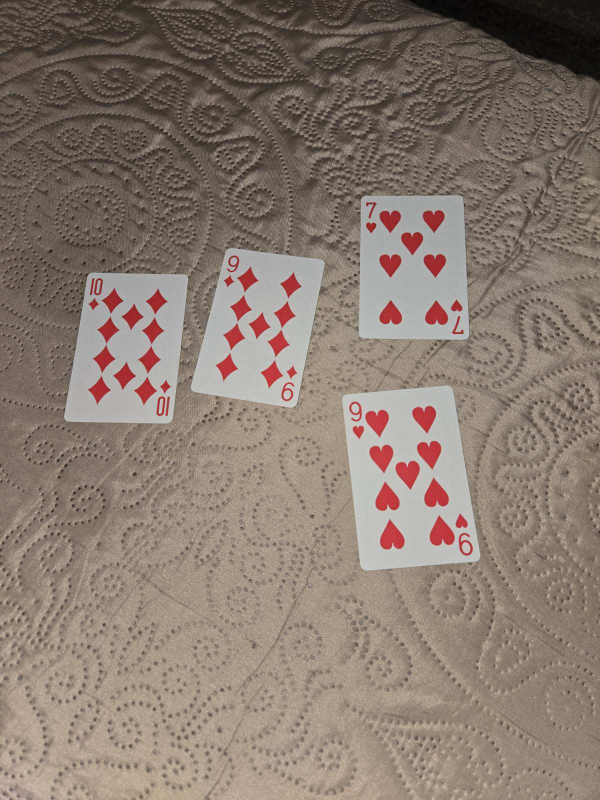
#> input picture test.jpg, 1200 x 1600 px (shown at 1/2 size)
$ python card_edge_detector.py test.jpg
#> lines starting #> are read from the running program, lines starting #| are printed output that depends on the picture; after the words box and inside, x2 and y2 are one past the last pixel; in counts of white or black regions, pixels touching at a corner belong together
from __future__ import annotations
import cv2
import numpy as np
from pathlib import Path
import argparse

# ---------- helpers ----------
def order_corners(pts: np.ndarray) -> np.ndarray:
    pts = pts.astype(np.float32).reshape(4, 2)
    s = pts.sum(axis=1)
    diff = np.diff(pts, axis=1).reshape(-1)
    tl = pts[np.argmin(s)]
    br = pts[np.argmax(s)]
    tr = pts[np.argmin(diff)]
    bl = pts[np.argmax(diff)]
    return np.stack([tl, tr, br, bl]).astype(np.float32)

def largest_white_component_mask(gray: np.ndarray, bgr: np.ndarray | None = None) -> np.ndarray:
    # 1) Otsu за бела карта на темна/сивкаста позадина
    _, mask = cv2.threshold(gray, 0, 255, cv2.THRESH_BINARY + cv2.THRESH_OTSU)

    # fallback ако Otsu „претера“ или „закаска“
    white_ratio = mask.mean() / 255.0
    if (white_ratio < 0.01 or white_ratio > 0.5) and bgr is not None:
        hsv = cv2.cvtColor(bgr, cv2.COLOR_BGR2HSV)
        S_MAX, V_MIN = 60, 170
        mask = cv2.inRange(hsv, (0, 0, V_MIN), (180, S_MAX, 255))

    k = cv2.getStructuringElement(cv2.MORPH_RECT, (5, 5))
    mask = cv2.morphologyEx(mask, cv2.MORPH_CLOSE, k, iterations=2)

    # исечи 1px рамка за да не ги фаќа ивиците на самата слика
    mask[0, :] = 0; mask[-1, :] = 0; mask[:, 0] = 0; mask[:, -1] = 0
    return mask

def detect_card_quad(img: np.ndarray, min_area_ratio: float = 0.02) -> np.ndarray | None:
    h, w = img.shape[:2]
    img_area = w * h

    gray = cv2.cvtColor(img, cv2.COLOR_BGR2GRAY)
    gray = cv2.GaussianBlur(gray, (5, 5), 0)
    mask = largest_white_component_mask(gray, img)

    cnts, _ = cv2.findContours(mask, cv2.RETR_EXTERNAL, cv2.CHAIN_APPROX_SIMPLE)
    if not cnts:
        return None

    candidates = []
    for c in cnts:
        x, y, cw, ch = cv2.boundingRect(c)
        if cw * ch < min_area_ratio * img_area:
            continue
        if x <= 1 or y <= 1 or x + cw >= w - 1 or y + ch >= h - 1:
            continue
        candidates.append(c)
    if not candidates:
        return None

    card_cnt = max(candidates, key=cv2.contourArea)

    # прво пробај ротирана правоаголна кутија
    rect = cv2.minAreaRect(card_cnt)
    box = cv2.boxPoints(rect)  # 4 точки
    box = order_corners(box)

    # ако аспектот изгледа сумнително, пробај approxPolyDP
    w_box = np.linalg.norm(box[1] - box[0])
    h_box = np.linalg.norm(box[3] - box[0])
    ratio = min(w_box, h_box) / max(w_box, h_box)
    if not (0.60 <= ratio <= 0.78):
        peri = cv2.arcLength(card_cnt, True)
        approx = cv2.approxPolyDP(card_cnt, 0.02 * peri, True)
        if len(approx) == 4 and cv2.isContourConvex(approx):
            box = order_corners(approx.reshape(4, 2))
    return box.astype(np.float32)

def draw_overlay(img: np.ndarray, quad: np.ndarray) -> np.ndarray:
    out = img.copy()
    cv2.polylines(out, [quad.astype(np.int32)], True, (0, 255, 0), 3)
    for i, (x, y) in enumerate(quad.astype(int)):
        cv2.circle(out, (x, y), 6, (255, 0, 0), -1)
        cv2.putText(out, str(i), (x + 6, y - 6),
                    cv2.FONT_HERSHEY_SIMPLEX, 0.7, (255, 0, 0), 2)
    return out

def compute_out_size(quad: np.ndarray, short=250, long=350) -> tuple[int, int]:
    # процени ориентација од должини на страните
    w1 = np.linalg.norm(quad[1] - quad[0])
    w2 = np.linalg.norm(quad[2] - quad[3])
    h1 = np.linalg.norm(quad[3] - quad[0])
    h2 = np.linalg.norm(quad[2] - quad[1])
    w = (w1 + w2) / 2.0
    h = (h1 + h2) / 2.0
    return (long, short) if w > h else (short, long)

def warp_topdown(img: np.ndarray, quad: np.ndarray, out_size: tuple[int, int]) -> np.ndarray:
    w, h = out_size
    dst = np.array([[0, 0], [w - 1, 0], [w - 1, h - 1], [0, h - 1]], dtype=np.float32)
    M = cv2.getPerspectiveTransform(quad.astype(np.float32), dst)
    warped = cv2.warpPerspective(
        img, M, (w, h),
        flags=cv2.INTER_LINEAR,
        borderMode=cv2.BORDER_CONSTANT,
        borderValue=(255, 255, 255)   # пополни со бело како „скенирано“
    )
    return warped

# ---------- CLI ----------
def main():
    ap = argparse.ArgumentParser(description="Detect playing-card edges and produce bird's-eye warp.")
    ap.add_argument("image", help="path to input image with ONE card")
    ap.add_argument("--edges-out", help="output overlay image (default: <name>_edges.jpg)")
    ap.add_argument("--warp-out", help="output warped image (default: <name>_warped.jpg)")
    ap.add_argument("--short", type=int, default=250, help="short edge of warped card (default 250)")
    ap.add_argument("--long", type=int, default=350, help="long edge of warped card (default 350)")
    ap.add_argument("--min-area", type=float, default=0.02, help="min contour area fraction (default 0.02)")
    args = ap.parse_args()

    src = Path(args.image)
    if not src.exists():
        raise SystemExit(f"[ERR] Input image not found: {src}")

    img = cv2.imread(str(src))
#> img is the input picture: shape (1600, 1200, 3); mean B, G, R 112.2, 122.8, 136.5
    if img is None:
        raise SystemExit("[ERR] Failed to read image.")

    quad = detect_card_quad(img, min_area_ratio=args.min_area)
#> in detect_card_quad, `gray = cv2.cvtColor(img, cv2.COLOR_BGR2GRAY)`:
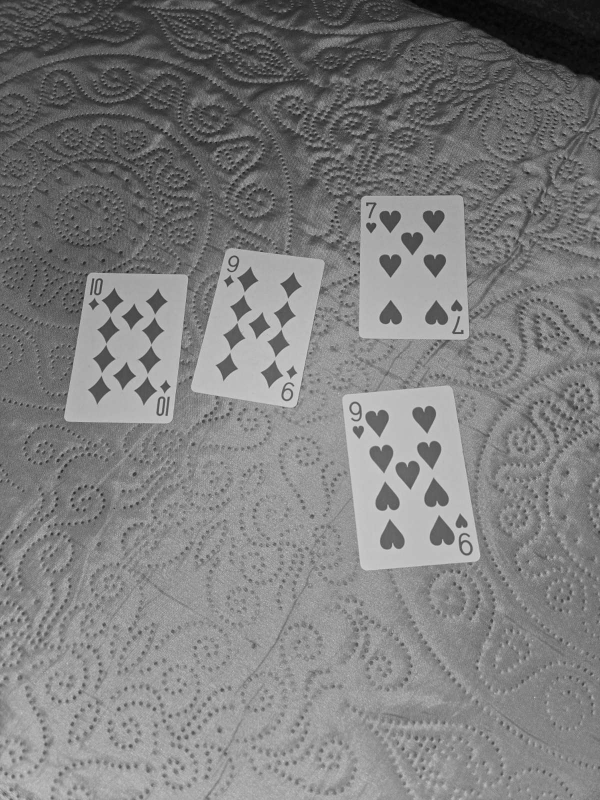
#> gray: shape (1600, 1200) (shown at 1/2 size); min 2, max 224, mean 125.8
#> in largest_white_component_mask, `_, mask = cv2.threshold(gray, 0, 255, cv2.THRESH_BINARY + cv2.THRESH_O..`:
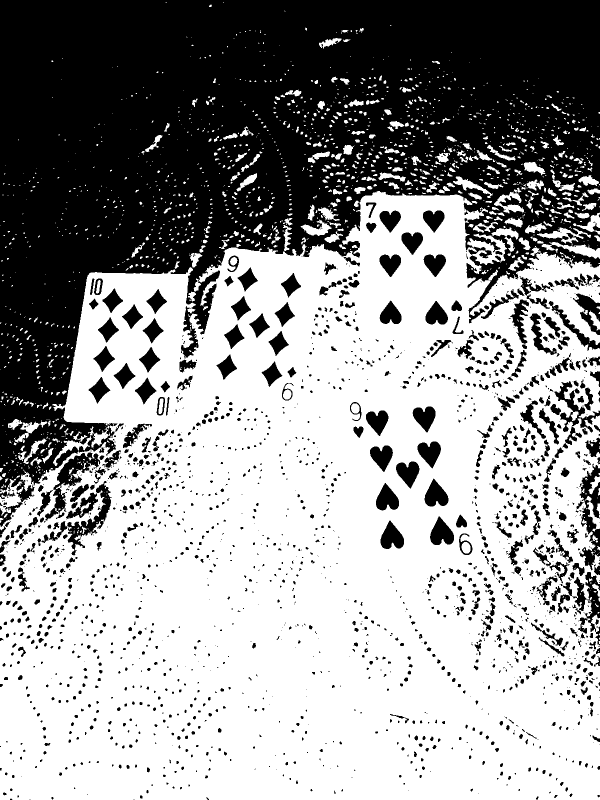
#> mask: shape (1600, 1200) (shown at 1/2 size); 60.3% white; 1931 black regions (1011 under 20 px), largest, box (x1, y1, x2, y2) and area: (0, 0, 1200, 1054) 627128, (1159, 927, 1200, 1141) 4142, (90, 905, 201, 1041) 3849
#> in largest_white_component_mask, `white_ratio = mask.mean() / 255.0`: white_ratio = 0.603
#> in largest_white_component_mask, `hsv = cv2.cvtColor(bgr, cv2.COLOR_BGR2HSV)`: hsv: shape (1600, 1200, 3); mean H, S, V 21.4, 49.1, 136.8
#> in largest_white_component_mask, `mask = cv2.inRange(hsv, (0, 0, V_MIN), (180, S_MAX, 255))`:
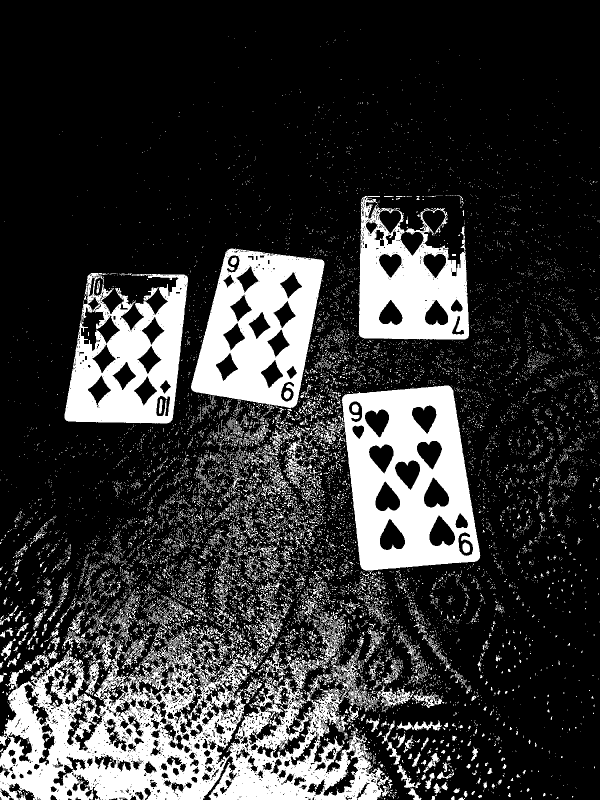
#> mask: shape (1600, 1200) (shown at 1/2 size); 21.4% white; 14884 white regions (14077 under 20 px), largest, box (x1, y1, x2, y2) and area: (0, 1260, 784, 1600) 116088, (684, 770, 961, 1142) 62950, (382, 497, 649, 816) 49912
#> in largest_white_component_mask, `mask = cv2.morphologyEx(mask, cv2.MORPH_CLOSE, k, iterations=2)`:
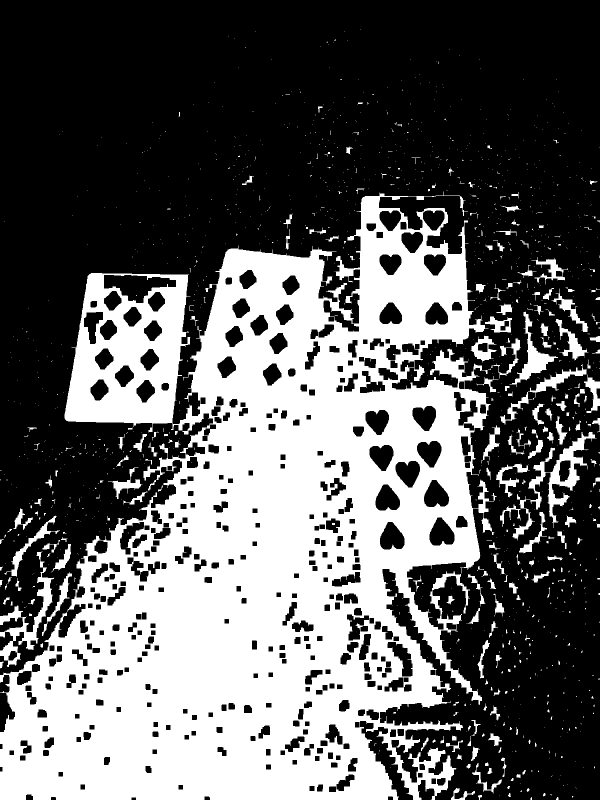
#> mask: shape (1600, 1200) (shown at 1/2 size); 38.3% white; 1300 white regions (1075 under 20 px), largest, box (x1, y1, x2, y2) and area: (0, 383, 989, 1600) 679452, (1024, 864, 1193, 1081) 6571, (0, 1102, 108, 1334) 5194
#> in largest_white_component_mask, `mask[-1, :] = 0`:
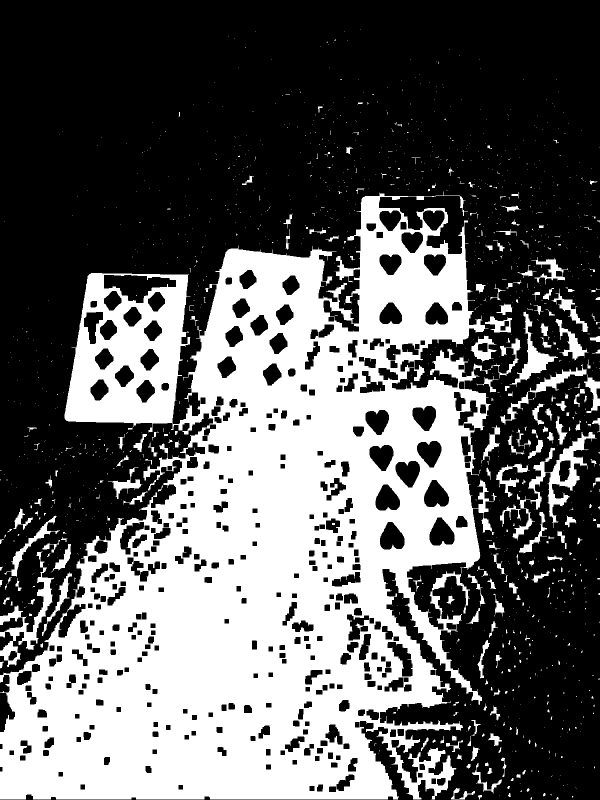
#> mask: shape (1600, 1200) (shown at 1/2 size); 38.2% white; 1300 white regions (1076 under 20 px), largest, box (x1, y1, x2, y2) and area: (0, 383, 989, 1599) 678686, (1024, 864, 1193, 1081) 6571, (0, 1102, 108, 1334) 5194
#> in largest_white_component_mask, `mask[:, 0] = 0`: mask: shape (1600, 1200); 38.2% white; 1299 white regions (1075 under 20 px), largest, box (x1, y1, x2, y2) and area: (1, 383, 989, 1599) 678554, (1024, 864, 1193, 1081) 6571, (1, 1102, 108, 1334) 5156
#> in largest_white_component_mask, `mask[:, -1] = 0`: mask: shape (1600, 1200); 38.2% white; 1295 white regions (1072 under 20 px)
#> in detect_card_quad, `cnts, _ = cv2.findContours(mask, cv2.RETR_EXTERNAL, cv2.CHAIN_APPROX_S..`: cnts = 1288 contours, 1133 with area under 20; largest, box (x1, y1, x2, y2) and area: (1, 383, 989, 1599) 789226, (1024, 864, 1193, 1081) 6572, (1, 1102, 108, 1334) 4802, (1019, 623, 1116, 774) 2743, (1000, 728, 1174, 849) 2062
#> the loop in detect_card_quad, `for c in cnts:` made 1288 passes
#> (x, y, cw, ch) on passes 1, 3, 4: (1112, 1594, 5, 5), (1144, 1592, 3, 3), (999, 1591, 1, 1)
#> after the loop in detect_card_quad, `for c in cnts:`: candidates = []
    if quad is None:
#> (the run stopped early here; a loop or call above may not have finished)
